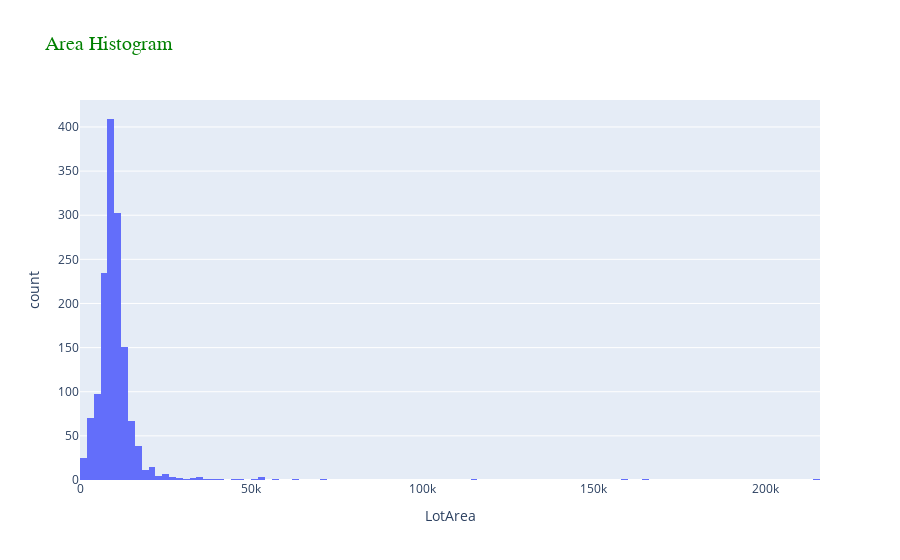

Notebook code for this chart:
### Code cell
fig.update_layout(title={"text":"Area Histogram","font":{"family":"Overpass","size":20,"color":"green"}})

### Figure 1 — Plotly figure (JSON) as saved in the notebook; plotly's stock layout.template omitted (floating-point values rounded to 4 significant figures; data arrays with more than 128 entries replaced by an {"elided": "..."} marker saying what was removed)
{"data": [{"alignmentgroup": "True", "bingroup": "x", "hovertemplate": "LotArea=%{x}<br>count=%{y}<extra></extra>", "legendgroup": "", "marker": {"color": "#636efa", "pattern": {"shape": ""}}, "name": "", "offsetgroup": "", "orientation": "v", "showlegend": false, "type": "histogram", "x": {"elided": "1460 int values"}, "xaxis": "x", "yaxis": "y"}], "layout": {"barmode": "relative", "legend": {"tracegroupgap": 0}, "title": {"font": {"color": "green", "family": "Overpass", "size": 20}, "text": "Area Histogram"}, "xaxis": {"anchor": "y", "domain": [0, 1], "title": {"text": "LotArea"}}, "yaxis": {"anchor": "x", "domain": [0, 1], "title": {"text": "count"}}}}
